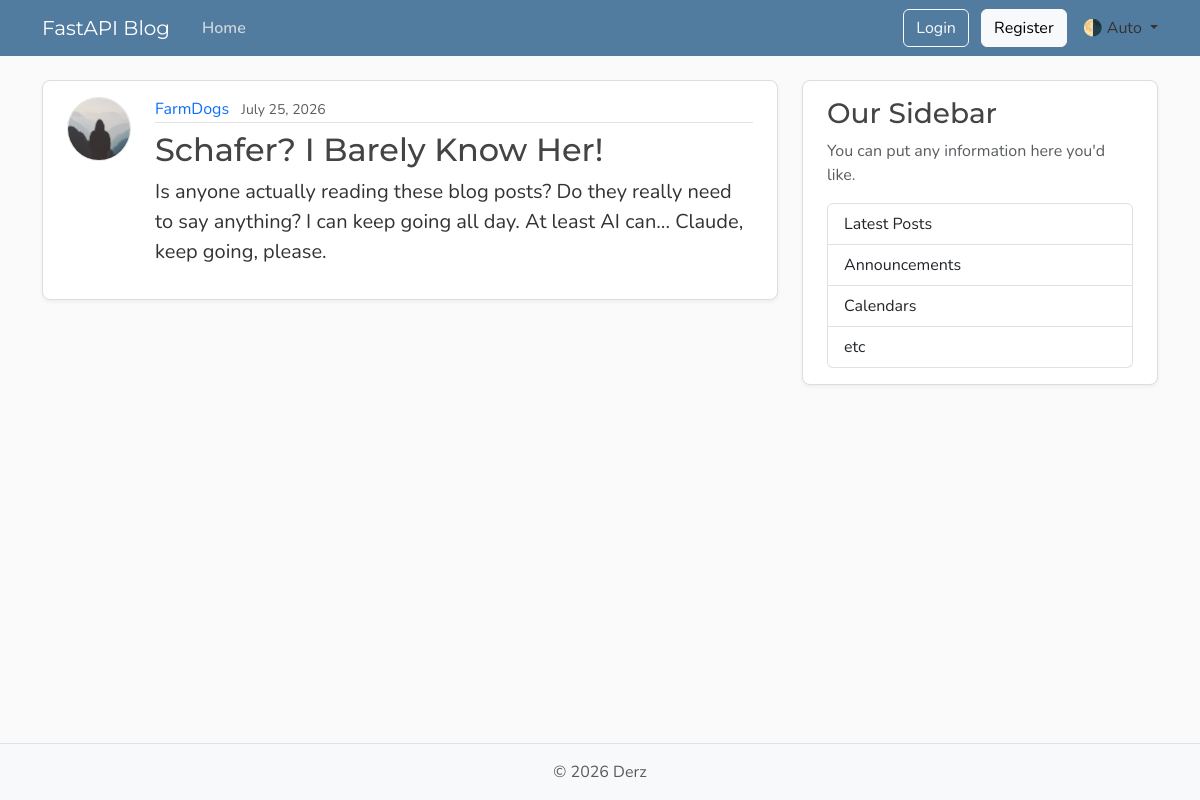
/posts/41, run on the app's committed database.
### models.py (models this page shows, shortened)
class User(Base) :
    __tablename__ = "users"
    id : Mapped[int] = mapped_column(Integer,primary_key=True, index=True)
    username : Mapped[str] = mapped_column(String(50),nullable=False, unique=True)
    email : Mapped[str] = mapped_column(String(120), nullable=False, unique=True)
    password_hash : Mapped[str] = mapped_column(String(200),nullable=False)    # Added Password Hash , Note that we should never add passwords to the database and only add password hashes
    image_file : Mapped[str | None] = mapped_column(String(200), nullable=True,default=None)
    posts : Mapped[list[Post]] = relationship(back_populates="author", cascade='all, delete-orphan')

class Post(Base):
    __tablename__ = "posts"
    id : Mapped[int] = mapped_column(Integer,primary_key=True, index=True)
    title : Mapped[str] = mapped_column(String, nullable=False)
    content : Mapped[str] = mapped_column(Text, nullable=False)
    user_id : Mapped[int] = mapped_column(ForeignKey("users.id"), nullable=False, index= True)
    date_posted : Mapped[datetime] = mapped_column(DateTime(timezone=True), default=lambda : datetime.now(UTC))
    author : Mapped[User] = relationship(back_populates="posts")

### main.py (the view)
@app.get("/posts/{post_id}",include_in_schema=False, name = 'post_page')
async def post_page(request: Request, post_id :int, db: Annotated[AsyncSession, Depends(get_db_session)]):
    result = await db.execute(select(models.Post).options(selectinload(models.Post.author)).where(models.Post.id == post_id))
    post = result.scalars().first()
    if not post:
        raise FastapiHttpException(status_code=status.HTTP_404_NOT_FOUND,detail="Post not found")
    return template.TemplateResponse(request,"post_finished.html",{"post":post, "title":post.title})

### templates/post_finished.html (shortened to what this page needs)
{% extends "layout_finished.html" %} {% block content %}
<article class="content-section py-3 px-4 mb-4">
  <div class="d-flex align-items-start gap-4">
    <img
      class="rounded-circle article-img flex-shrink-0"
      src="{{ post.author.image_path }}"
      width="64"
      height="64"
      alt="{{ post.author.username }}'s profile picture"
      loading="lazy"
    />
    <div class="flex-grow-1">
      <div class="article-metadata mb-2">
        <a
          class="me-2"
          href=" {{ url_for('user_posts',user_id = post.author.id) }}"
          >{{ post.author.username }}</a
        >
        <small class="text-body-secondary"
          >{{ post.date_posted.strftime("%B %d, %Y") }}</small
        >
      </div>
      <h2 class="article-title">{{ post.title }}</h2>
      <p class="article-content">{{ post.content }}</p>
    </div>
  </div>
</article>
{% endblock content %}

### static/css/main.css (style rules this page uses)
:root { --font-heading: "Montserrat", system-ui, -apple-system, BlinkMacSystemFont, sans-serif; --font-body: "Nunito", system-ui, -apple-system, BlinkMacSystemFont, sans-serif; --color-bg-body: #fafafa; --color-bg-content: #ffffff; --color-text-primary: #333333; --color-text-heading: #444444; --color-steel: #527c9f; --color-nav-link: #cbd5db; --color-nav-link-hover: #ffffff; --color-link-hover: #428bca; --color-border: #dddddd; --color-border-light: #e3e3e3; --spacing-xl: 5rem; --article-img-size: 4rem; --account-img-size: 7.813rem; }
body { font-family: var(--font-body); background: var(--color-bg-body); color: var(--color-text-primary); }
h1, h2, h3, h4, h5, h6 { font-family: var(--font-heading); color: var(--color-text-heading); }
a { text-decoration: none; }
.content-section { background: var(--color-bg-content); border: 1px solid var(--color-border); border-radius: 0.5rem; box-shadow: 0 2px 4px rgba(15, 23, 42, 0.05); transition: box-shadow 0.15s ease, transform 0.15s ease, border-color 0.15s ease; }
.article-title { color: var(--color-text-heading); transition: color 0.2s ease-in-out; }
.article-content { white-space: pre-line; font-size: 1.25rem; }
.article-img { height: var(--article-img-size); width: var(--article-img-size); flex-shrink: 0; object-fit: cover; border: 1px solid var(--color-border-light); box-shadow: 0 0 0 2px var(--color-bg-content); }
.article-metadata { padding-bottom: 0.063rem; border-bottom: 1px solid var(--color-border-light); }
.article-metadata a { transition: color 0.2s ease-in-out; }

### data on the page
User: author.username "FarmDogs"
Post: date_posted "July 25, 2026", title "Schafer? I Barely Know Her!", content "Is anyone actually reading these blog posts? Do they really need to say anything? I can keep going all day. At least AI can... Claude, keep going, please."
